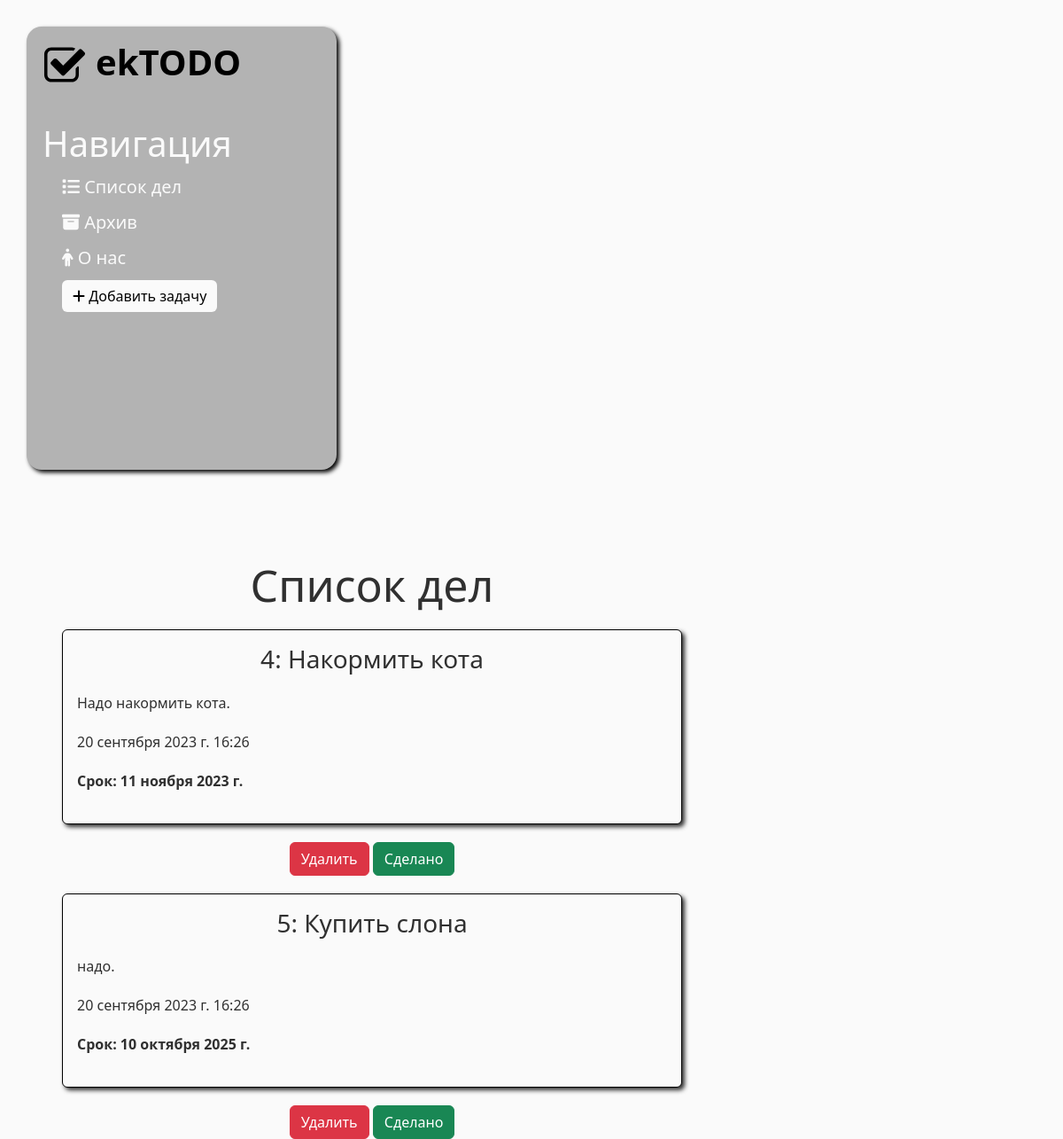
The page / on the database its author committed.
### main/models.py (models this page shows, shortened)
class Todo(models.Model):
    title = models.CharField('todo', max_length=70)
    description = models.TextField('description')
    date_created = models.DateTimeField('date and time created', default=datetime.now())
    date_to_complete = models.DateField('date to be completed')
    is_done = models.BooleanField('is task done', default=False)
    class Meta:
        verbose_name = 'Задача'
        verbose_name_plural = 'Список дел'

### main/views.py (the view)
# urls.py: path('', views.index, name='todo'),
def index(request):
    todos = Todo.objects.order_by('date_to_complete')
    tag = 0
    for todo in todos:
        if todo.is_done is False:
            tag = 1
            break
    return render(request, 'main/index.html', {'title': 'Список дел', 'todos': todos, 'tag': tag})

### main/templates/main/index.html
{% extends 'main/layout.html' %}
{% block body %}
<div class="features">
  <h1>Список дел</h1>
  {% if tag == 1 %}
  {% for todo in todos %}
  {% if todo.is_done is False %}
  <a href="{% url 'todo_update' todo.id %}" class="todo-item">
    <div class="alert alert-warning">
      <h3>{{ todo.id }}: {{ todo.title }}</h3>
      <p class="todo-description">{{ todo.description }}</p>
      <p class="date">{{ todo.date_created }}</p>
      <p class="date-to-be-completed">
        Срок: {{ todo.date_to_complete }}
      </p>
    </div>
  </a>
  <a href="{% url 'todo_delete' todo.id %}" class="btn btn-danger">Удалить</a>
    <a href="{% url 'todo_done' pk=todo.id %}" class="btn btn-success">Сделано</a>
  {% endif %}
  {% endfor %}
  {% elif tag == 0 %}
  <h3>У вас нет дел.</h3>
  {% endif %}
</div>
{% endblock %}

### main/templates/main/layout.html (shortened to what this page needs)
{% load static %}
<!doctype html>
<html lang="en">
<head>
  <link rel="stylesheet" href="https://cdn.jsdelivr.net/npm/bootstrap@5.2.3/dist/css/bootstrap.min.css">
  <link rel="stylesheet" href="{% static 'main/css/main.css' %}">
  <link rel="stylesheet" href="https://use.fontawesome.com/releases/v6.4.2/css/all.css">
</head>
<body>
<aside>
  <a href="{% url 'todo' %}"><img src="{% static 'main/img/check.svg' %}" alt="">
    <span class="logo">ekTODO</span></a>
  <h3>Навигация</h3>
  <ul>
    <li><a href="{% url 'todo' %}"><i class="fa-solid fa-list"></i> Список дел</a></li>
    <li><a href="{% url 'archive' %}"><i class="fa-solid fa-box-archive"></i> Архив</a></li>
    <li><a href="{% url 'about' %}"><i class="fa-solid fa-person"></i> О нас</a></li>
    <li><a href="{% url 'create' %}"><button class="btn btn-info"><i class="fa-solid fa-plus"></i> Добавить задачу</button></a></li>
  </ul>
</aside>
<main>
  {% block body %}
  {% endblock %}
</main>
</body>
</html>

### main/static/main/css/main.css (style rules this page uses)
body { background: #fafafa; }
aside { float: left; background: #b3b3b3; width: 350px; padding: 1.5%; height: 500px; color: #fafafa; margin-top: 30px; margin-left: 30px; border-radius: 17px; box-shadow: 3px 3px 5px #000; }
a { color: #fafafa; text-decoration: none; }
aside img { width: 50px; float: left; }
aside .logo { font-size: 40px; margin-left: 10px; font-weight: bold; position: relative; top: -8px; }
aside .logo { color: #000; }
aside h3 { margin-top: 30px; font-size: 40px; }
aside ul { list-style: none; }
aside ul a { display: block; margin-top: 10px; margin-left: -10px; font-size: 20px; }
main .features { float: left; color:#303030; margin-top: 100px; text-align: center; width: 70%; }
main .features h1 { font-size: 50px; }
main .features p { text-align: center; max-width: 700px; margin: 20px auto; }
.alert-warning { clear: both; width: 700px; margin: 20px auto; background-color: #fafafa; border-color: #000; color:#303030; box-shadow: 3px 3px 5px #303030; }
.alert-warning .todo-description { text-align: left; }
.alert-warning .date, .alert-warning .date-to-be-completed { text-align: left; }
.alert-warning .date-to-be-completed { font-weight: bold; }
.btn-info { background-color: #fafafa; border: none; }

### rows shown on the page
Todo: id "4", title "Накормить кота", description "Надо накормить кота.", date_created "20 сентября 2023 г. 16:26", date_to_complete "11 ноября 2023 г."
Todo: id "5", title "Купить слона", description "надо.", date_created "20 сентября 2023 г. 16:26", date_to_complete "10 октября 2025 г."
